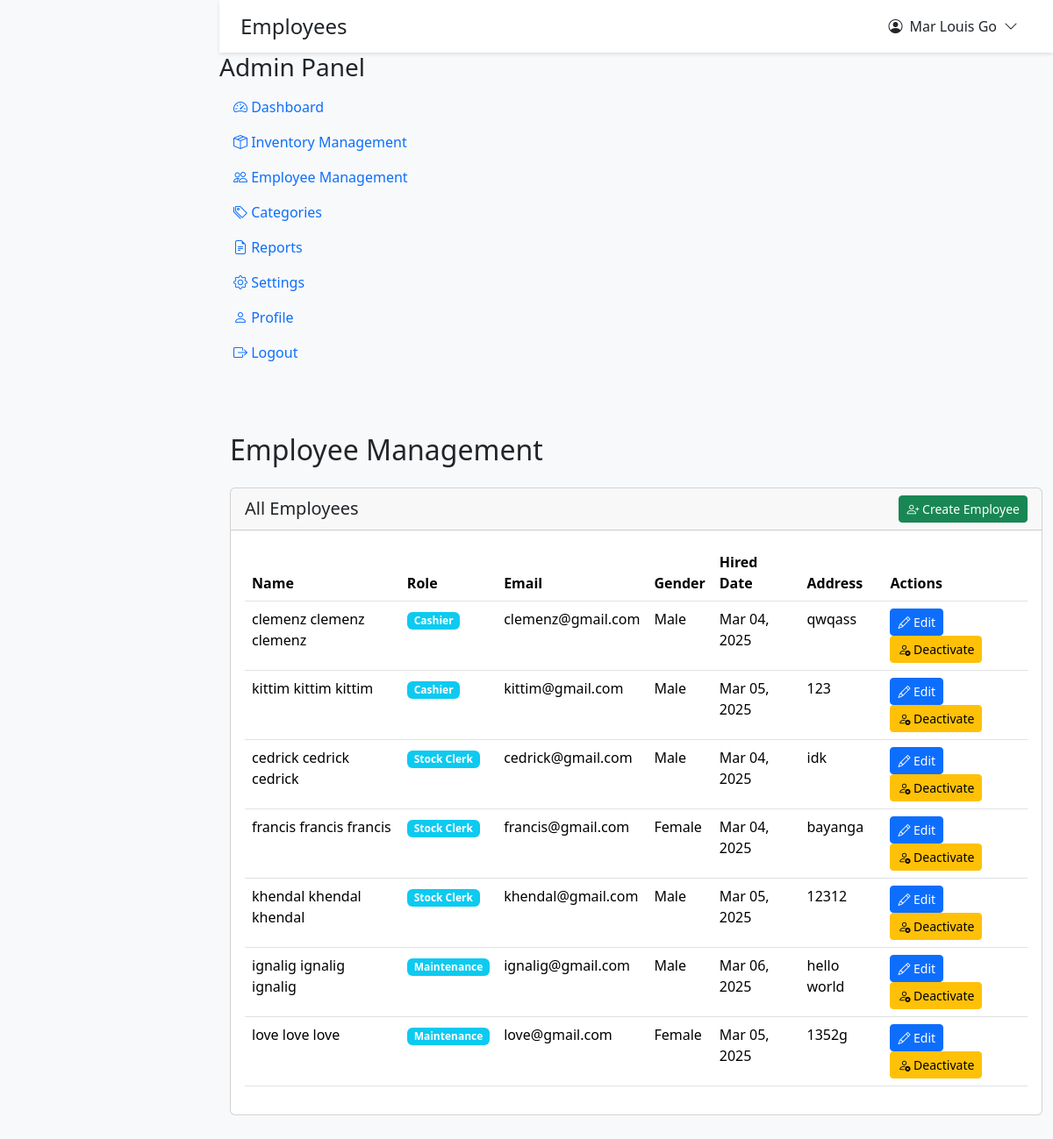
Screenshot of /v2/posinventory_aa/roles/admin/employees.php (signed in) with the database file from the repository.
### tables this page shows
CREATE TABLE `tbl_employee` (
  `employee_id` int(11) NOT NULL,
  `first_name` varchar(255) NOT NULL,
  `middle_name` varchar(255) DEFAULT NULL,
  `last_name` varchar(255) NOT NULL,
  `email` varchar(255) DEFAULT NULL,
  `gender` enum('male','female','other') DEFAULT NULL,
  `hired_date` date DEFAULT NULL,
  `address_info` varchar(255) DEFAULT NULL,
  `job_id` int(11) DEFAULT NULL
);

CREATE TABLE `tbl_jobs` (
  `job_id` int(11) NOT NULL,
  `job_name` varchar(255) NOT NULL,
  `job_created_at` timestamp NOT NULL DEFAULT current_timestamp()
);

### v2/posinventory_aa/roles/admin/employees.php (the view, shortened to what this page needs)
<?php
require_once '../../config/database.php';
require_once '../../includes/header.php';
$query = "SELECT e.*, j.job_name
          FROM tbl_employee e
          LEFT JOIN tbl_jobs j ON e.job_id = j.job_id
          WHERE j.job_name NOT IN ('Main Admin', 'Admin') OR j.job_name IS NULL
          ORDER BY e.job_id, e.last_name, e.first_name";
$result = $conn->query($query);
?>
<div class="container-fluid py-4">
    <div class="row mb-4">
        <div class="col">
            <h2 class="mb-4">Employee Management</h2>
            <div class="card">
                <div class="card-header">
                    <div class="d-flex justify-content-between align-items-center">
                        <h5 class="mb-0">All Employees</h5>
                        <div>
                            <a href="create_employee.php" class="btn btn-success btn-sm">
                                <i class="bi bi-person-plus"></i> Create Employee
                            </a>
                        </div>
                    </div>
                </div>
                <div class="card-body">
                    <div class="table-responsive">
                        <table class="table table-hover">
                            <thead>
                                <tr>
                                    <th>Name</th>
                                    <th>Role</th>
                                    <th>Email</th>
                                    <th>Gender</th>
                                    <th>Hired Date</th>
                                    <th>Address</th>
                                    <th>Actions</th>
                                </tr>
                            </thead>
                            <tbody>
                                <?php while ($employee = $result->fetch_assoc()): ?>
                                    <tr>
                                        <td>
                                            <?php
                                            echo htmlspecialchars($employee['first_name'] . ' ' .
                                                ($employee['middle_name'] ? $employee['middle_name'] . ' ' : '') .
                                                $employee['last_name']);
                                            ?>
                                        </td>
                                        <td>
                                            <span class="badge bg-info">
                                                <?php echo htmlspecialchars($employee['job_name']); ?>
                                            </span>
                                        </td>
                                        <td><?php echo htmlspecialchars($employee['email']); ?></td>
                                        <td><?php echo $employee['gender'] ? ucfirst(htmlspecialchars($employee['gender'])) : 'N/A'; ?></td>
                                        <td><?php echo $employee['hired_date'] ? date('M d, Y', strtotime($employee['hired_date'])) : 'N/A'; ?></td>
                                        <td><?php echo htmlspecialchars($employee['address_info'] ?? 'N/A'); ?></td>
                                        <td>
                                            <a href="edit_employee.php?id=<?php echo $employee['employee_id']; ?>"
                                               class="btn btn-sm btn-primary">
                                                <i class="bi bi-pencil"></i> Edit
                                            </a>
                                            <form method="POST" action="" class="d-inline">
                                                <button type="submit" class="btn btn-sm <?php echo $employee['job_id'] === null ? 'btn-success' : 'btn-warning'; ?>"
                                                        onclick="return confirm('Are you sure you want to <?php echo $employee['job_id'] === null ? 'activate' : 'deactivate'; ?> this employee?')">
                                                    <i class="bi <?php echo $employee['job_id'] === null ? 'bi-person-check' : 'bi-person-x'; ?>"></i>
                                                    <?php echo $employee['job_id'] === null ? 'Activate' : 'Deactivate'; ?>
                                                </button>
                                            </form>
                                        </td>
                                    </tr>
                                <?php endwhile; ?>
                            </tbody>
                        </table>
                    </div>
                </div>
            </div>
        </div>
    </div>
</div>
<?php require_once '../../includes/footer.php'; ?>

### v2/posinventory_aa/includes/header.php (style rules this page uses)
:root { --body-bg: #f8f9fa; --topbar-bg: #ffffff; --card-bg: #ffffff; --text-color: #212529; --border-color: rgba(0,0,0,0.1); }
body { min-height: 100vh; background-color: var(--body-bg); padding-left: 250px; padding-top: 60px; transition: padding-left 0.3s ease; color: var(--text-color); }

### rows the page displays
tbl_employee: first_name+middle_name+last_name "clemenz clemenz clemenz", job.job_name "Cashier", email "clemenz@gmail.com", gender "Male", hired_date "Mar 04, 2025", address_info "qwqass", shows "Deactivate"
tbl_employee: first_name+middle_name+last_name "kittim kittim kittim", job.job_name "Cashier", email "kittim@gmail.com", gender "Male", hired_date "Mar 05, 2025", address_info "123", shows "Deactivate"
tbl_employee: first_name+middle_name+last_name "cedrick cedrick cedrick", job.job_name "Stock Clerk", email "cedrick@gmail.com", gender "Male", hired_date "Mar 04, 2025", address_info "idk", shows "Deactivate"
tbl_employee: first_name+middle_name+last_name "francis francis francis", job.job_name "Stock Clerk", email "francis@gmail.com", gender "Female", hired_date "Mar 04, 2025", address_info "bayanga", shows "Deactivate"
tbl_employee: first_name+middle_name+last_name "khendal khendal khendal", job.job_name "Stock Clerk", email "khendal@gmail.com", gender "Male", hired_date "Mar 05, 2025", address_info "12312", shows "Deactivate"
tbl_employee: first_name+middle_name+last_name "ignalig ignalig ignalig", job.job_name "Maintenance", email "ignalig@gmail.com", gender "Male", hired_date "Mar 06, 2025", address_info "hello world", shows "Deactivate"
tbl_employee: first_name+middle_name+last_name "love love love", job.job_name "Maintenance", email "love@gmail.com", gender "Female", hired_date "Mar 05, 2025", address_info "1352g", shows "Deactivate"

### other values shown
$page_title "Employees"
$_SESSION['full_name'] "Mar Louis Go"
